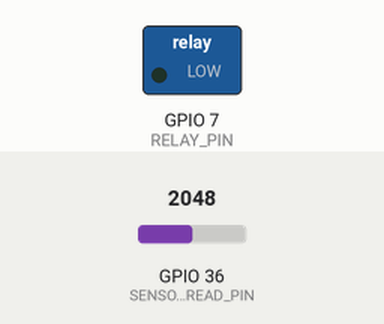
This sketch was run on a simulated ESP32. On the bench: switched loads named in the sketch (green lamp = pin HIGH). Inputs (shaded band) come from the test bench; at power-on: GPIO 36 (SENSOR_READ_PIN) = 2048. Pins used as bus, display or sensor lines are not drawn; what the sketch prints to the serial monitor is not drawn.

Above: at 0.9 s.
At 31.2 s:
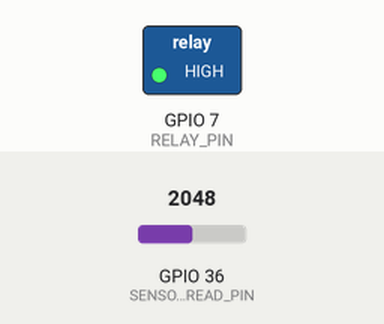
Timing chart, 0 to 79.4 s (numbered marks = the images above):
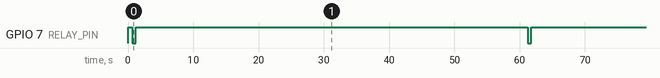

Measured:
- by itself, GPIO 7 (RELAY_PIN): alternates HIGH for 60.1 s and LOW for 0.50 s

The sketch:

main.ino
```cpp
// Pin Definitions
const int SENSOR_POWER_PIN = 8; // Powers the soil sensor
const int SENSOR_READ_PIN  = A0; // Reads the sensor voltage
const int RELAY_PIN        = 7;  // Controls the water pump relay

const int DRY_THRESHOLD    = 600; // Moisture threshold
const int PUMP_TIME_MS     = 500; // Pump run time (1 second)
const int DELAY_TIME       =60000; // 60 seconds

void setup() {
  pinMode(SENSOR_POWER_PIN, OUTPUT);
  pinMode(RELAY_PIN, OUTPUT);

  // Ensure components start turned OFF
  digitalWrite(SENSOR_POWER_PIN, LOW);
  digitalWrite(RELAY_PIN, HIGH); // Active LOW relay: HIGH is OFF

  Serial.begin(9600);
  delay(500); // Allow serial line to stabilize

  // If you see this printed multiple times repeatedly, your Arduino is resetting!
  Serial.println("========================================");
  Serial.println("  Automated Irrigation System Online!   ");
  Serial.println("========================================");
  //delay(20000);// This is a temporary fix for the bug where the system crashes and restarts from the beginnning, and to avoid double watering, I srill place the delay time her.
}

void loop() {
  // 1. Power on sensor
  digitalWrite(SENSOR_POWER_PIN, HIGH);
  delay(50); // Allow voltage to settle

  // 2. Read and average multiple samples to filter noise
  int rawSum = 0;
  for (int i = 0; i < 5; i++) {
    rawSum += analogRead(SENSOR_READ_PIN);
    delay(10);
  }
  int avgValue = rawSum / 5;

  // 3. Power off sensor to prevent corrosion
  digitalWrite(SENSOR_POWER_PIN, LOW);

  // 4. Print value
  Serial.print("Filtered Soil Reading: ");
  Serial.print(avgValue);

  // 5. Decision Logic
  if (avgValue > DRY_THRESHOLD) {
    Serial.println(" --> [ DRY SOIL! Turning Pump ON 💧 ]");
    digitalWrite(RELAY_PIN, LOW);  // Turn pump ON
    delay(PUMP_TIME_MS);           // Keep pump ON for 1 full second
    digitalWrite(RELAY_PIN, HIGH); // Turn pump OFF
  } else {
    Serial.println(" --> [ SOIL MOIST. Pump OFF 🛑 ]");
    digitalWrite(RELAY_PIN, HIGH);  // Ensure pump stays OFF
    delay(43200000UL);// if soil is moist sleep for 12 hrs
  }

  // 6. Pause before next check (e.g., 30 seconds)
  Serial.print("waiting ");
  Serial.print(DELAY_TIME/1000);
  Serial.println(" s");
  //delay(12UL * 60UL * 60UL * 1000UL);// delay for 12 hrs
  delay(DELAY_TIME);

}
```
